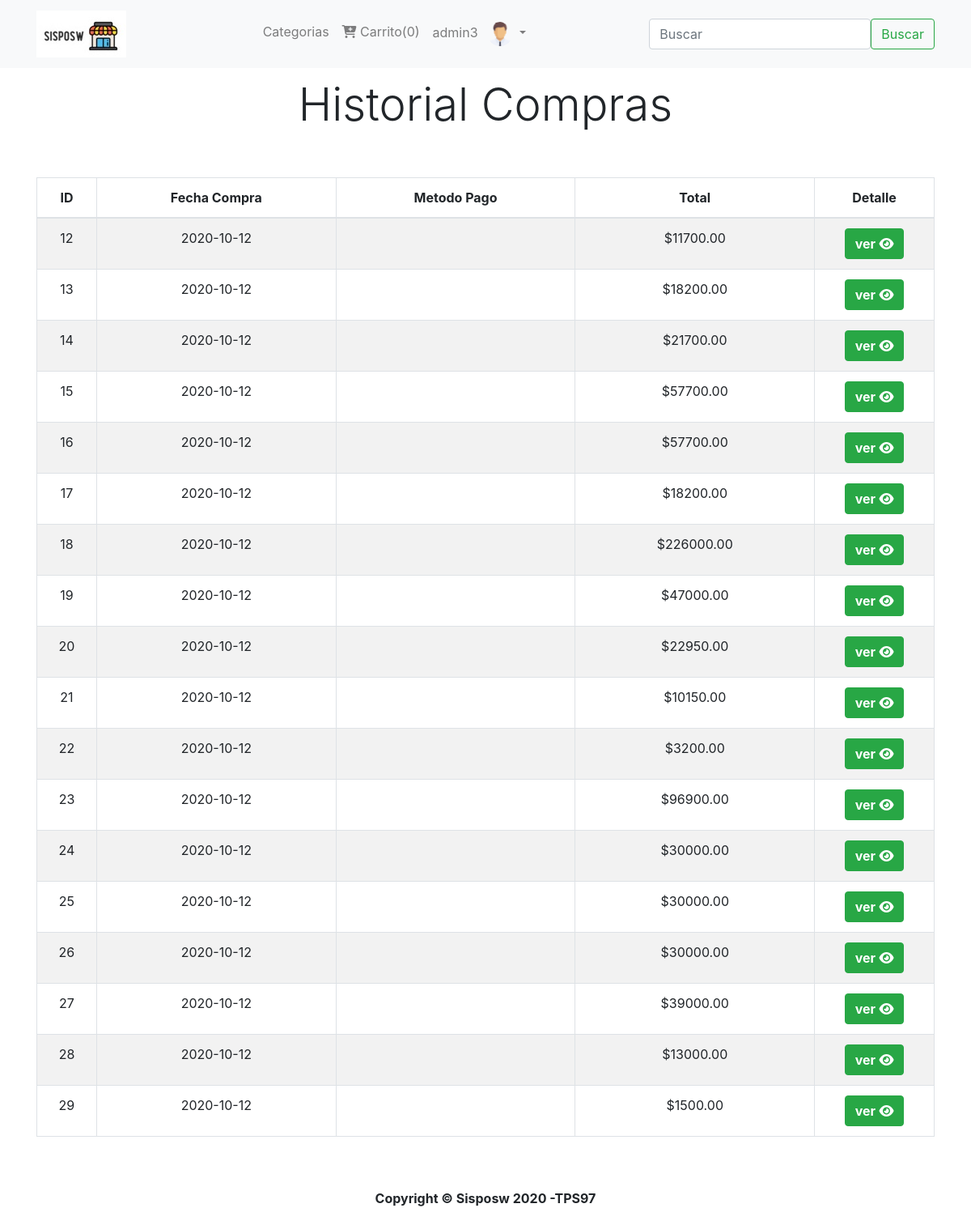
The page /HistorialCompras.php (signed in) on the database its author committed.
### tables this page shows
CREATE TABLE `ventas` (
  `id_venta` int(11) NOT NULL,
  `cliente` int(11) NOT NULL,
  `fecha_venta` varchar(10) NOT NULL,
  `total` double(20,2) NOT NULL,
  `metodo_pag` varchar(80) DEFAULT NULL
);

### control/conexion.php (called while the page is built, shortened)
<?php
	class Conexion {
		private $conectar;
		public function __construct() {
			$cadenaconexion = "mysql:hos=".servidor.";dbname=".bd.";charset=utf8";
			try {
			$this->conectar = new PDO($cadenaconexion,usuario,clave);
			$this->conectar->setAttribute(PDO::ATTR_ERRMODE, PDO::ERRMODE_EXCEPTION);
			} catch (PDOException $error) {
			}
		}
		public function conectar(){
			return $this->conectar;
		}
	}

### control/CtrlVentas.php (called while the page is built, shortened)
<?php
require_once "conexion.php";
class CtrlVentas extends Conexion
{
    private $conexion;
    function __construct()
    {
        $this->conexion = new Conexion();
        $this->conexion = $this->conexion->conectar();
    }
    public function listaVentasCliente($id_cliente)
    {
        $sql = "SELECT * FROM ventas WHERE cliente=" . $id_cliente;
        $ejecutar = $this->conexion->query($sql);
        $respuesta = $ejecutar->fetchall(PDO::FETCH_ASSOC);
        return $respuesta;
    }
}

### HistorialCompras.php (the view, shortened to what this page needs)
<?php
require_once "control/CtrlVentas.php";
$login = $_SESSION['login'];
$id_cliente = $login['id_cliente'];
$CtrlVentas = new CtrlVentas();
$historial = $CtrlVentas->listaVentasCliente($id_cliente);
?>
<!doctype html>
<html lang="en">
<head>
  <link rel="stylesheet" href="https://stackpath.bootstrapcdn.com/bootstrap/4.5.2/css/bootstrap.min.css">
  <link rel="stylesheet" href="https://stackpath.bootstrapcdn.com/font-awesome/4.7.0/css/font-awesome.min.css">
</head>
<body>
  <?php include 'plantilla/cabecera.php'; ?>
  <br><br>
  <h2 class="display-4 text-center">Historial Compras</h2>
  <br><br>
  <div class="table-responsive">
    <div class="container">
      <table id="tablacompras" class="table table-striped table-bordered">
        <thead class="text-center">
          <th>ID</th>
          <th>Fecha Compra</th>
          <th>Metodo Pago</th>
          <th>Total</th>
          <th>Detalle</th>
        </thead>
        <tbody>
          <?php
          foreach ($historial as $venta) {
          ?>
            <tr>
              <td width="5%" class="text-center"><?php echo $venta['id_venta'] ?></td>
              <td width="20%" class="text-center"><?php echo $venta['fecha_venta'] ?></td>
              <td width="20%" class="text-center"><?php echo $venta['metodo_pag'] ?></td>
              <td width="20%"class="text-center">$<?php echo $venta['total'] ?></td>
              <td width="10% text-center" align="center">
                <button class=" btn btn-success " type="button" data-toggle="modal" data-target="#modalActualizar">
                  <b>ver</b>
                  <i class='fas fa-eye'></i>
                </button>
              </td>
            </tr>
          <?php
          }
          ?>
        </tbody>
      </table>
    </div>
  </div>
  <?php include 'plantilla/piepagina.php'; ?>
</body>
</html>

### plantilla/cabecera.php (shortened to what this page needs)
<header>
    <nav class="navbar navbar-expand-md navbar-light bg-light fixed-top">
        <div class="container">
            <a href="index.php" class="navbar-brand">
                <img src="imagenes/logo2.jpg" alt="logo"></a>
            <div class="collapse navbar-collapse" id="segundonav">
                <ul class="navbar-nav m-auto">
                    <li class="nav-item"><a class="nav-link" href="#">Categorias</a></li>
                    <li class="nav-item">
                        <a href="listaCarrito.php" class="nav-link">
                            <i class="fa fa-cart-plus" aria-hidden="true"></i>
                            Carrito(<?php echo (empty($_SESSION['carrito'])) ? 0 : count($_SESSION['carrito']); ?>)
                        </a>
                    </li>
                    <?php
                    if (!isset($_SESSION['login']) || empty($_SESSION['login'])) {
                        echo '<li class="nav-item"><a href="login.php" class="nav-link">Iniciar Sesion</a></li>';
                    } else {
                        $login = $_SESSION['login'];
                        echo '
                        <li class="nav-item dropdown no-arrow"">
                            <a class="nav-link dropdown-toggle" href="#" id="userDropdown" role="button" data-toggle="dropdown" aria-haspopup="true" aria-expanded="false">
                                ' .$login['nick']. '
                                <span class="mr-2 d-none d-lg-inline text-gray-600 small"></span>
                                 <img class="img-profile rounded-circle" width="30px" src="imagenes/user.png">
                            </a>
                            <div class="dropdown-menu dropdown-menu-right shadow animated--grow-in" aria-labelledby="userDropdown">
                                    <a class="dropdown-item" href="ActualizarDatos.php">
                                        <i class="fas fa-user fa-sm fa-fw mr-2 text-gray-400"></i>
                                        Perfil
                                    </a>
                                    <div class="dropdown-divider"></div>
                                    <a class="dropdown-item" href="HistorialCompras.php">
                                    <i class="fa fa-history text-gray-400"></i>
                                        Historial compras
                                    </a>
                                    <div class="dropdown-divider"></div>
                                    <a class="dropdown-item" href="sesion.php"  >
                                        <i class="fas fa-sign-out-alt fa-sm fa-fw mr-2 text-gray-400"></i>
                                        Cerrar Sesión
                                    </a>
                            </div>
                        </li>';
                    }
                    ?>
                </ul>
                <form class="form-inline">
                    <input type="text" class="form-control" placeholder="Buscar">
                    <button class="btn btn-outline-success" type="button">Buscar</button>
                </form>
            </div>
        </div>
    </nav>
    <br><br>
</header>

### plantilla/piepagina.php (shortened to what this page needs)
<br><br>
<footer class="main-footer">
    <div class="col-12 text-center">
        <strong>Copyright &copy; Sisposw 2020 -TPS97 </strong>
    </div>
</footer>

### rows shown on the page
ventas: id_venta "12", fecha_venta "2020-10-12", total "11700.00"
ventas: id_venta "13", fecha_venta "2020-10-12", total "18200.00"
ventas: id_venta "14", fecha_venta "2020-10-12", total "21700.00"
ventas: id_venta "15", fecha_venta "2020-10-12", total "57700.00"
ventas: id_venta "16", fecha_venta "2020-10-12", total "57700.00"
ventas: id_venta "17", fecha_venta "2020-10-12", total "18200.00"
ventas: id_venta "18", fecha_venta "2020-10-12", total "226000.00"
ventas: id_venta "19", fecha_venta "2020-10-12", total "47000.00"
ventas: id_venta "20", fecha_venta "2020-10-12", total "22950.00"
ventas: id_venta "21", fecha_venta "2020-10-12", total "10150.00"
ventas: id_venta "22", fecha_venta "2020-10-12", total "3200.00"
ventas: id_venta "23", fecha_venta "2020-10-12", total "96900.00"
ventas: id_venta "24", fecha_venta "2020-10-12", total "30000.00"
ventas: id_venta "25", fecha_venta "2020-10-12", total "30000.00"
ventas: id_venta "26", fecha_venta "2020-10-12", total "30000.00"
ventas: id_venta "27", fecha_venta "2020-10-12", total "39000.00"
ventas: id_venta "28", fecha_venta "2020-10-12", total "13000.00"
ventas: id_venta "29", fecha_venta "2020-10-12", total "1500.00"

### other values the page prints
$login['nick'] "admin3"
